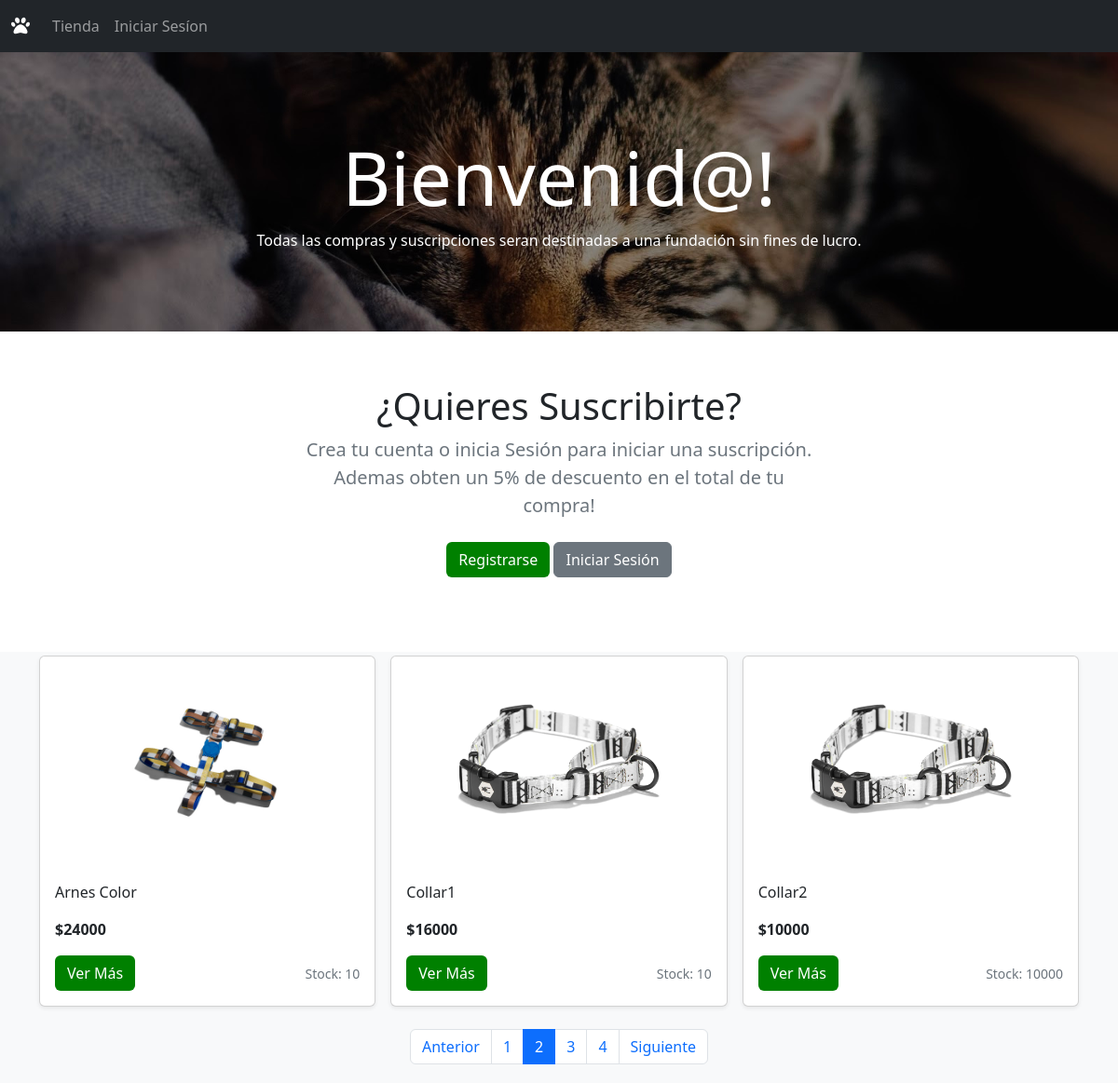
Screenshot of /?page=2 with the database file from the repository.
### core/models.py (models this page shows, shortened)
class Producto(models.Model):
    nombre = models.CharField(max_length=50)
    precio = models.IntegerField()
    stock = models.IntegerField()
    descripcion = models.CharField(max_length=250)
    tipo = models.ForeignKey(TipoProducto, on_delete=models.CASCADE)
    fecha = models.DateField()
    imagen = models.ImageField(null=True, blank=True)
    vigente = models.BooleanField()

### core/views.py (the view)
# urls.py: path('', index, name="index"),
def index(request):
    productosAll = Producto.objects.all() # SELECT * FROM producto
    page = request.GET.get('page', 1) # OBTENEMOS LA VARIABLE DE LA URL, SI NO EXISTE NADA DEVUELVE 1
    try:
        paginator = Paginator(productosAll, 3)
        productosAll = paginator.page(page)
    except:
        raise Http404
    data = {
        'listado': productosAll,
        'paginator': paginator
    }
    return render(request, 'core/index.html', data)

### core/templates/core/index.html (shortened to what this page needs)
{% extends 'core/base.html' %}
{% load static%}
{% block contenido %}
<div class="container-fluid suscribir fondo d-flex flex-column justify-content-center align-items-center">
  <div class="text-center text-white">
    {% if user.is_authenticated %}
    <h1 class="display-1">
      Bienvenid@! {{ user.username }}
    </h1>
    {% else %}
    <h1 class="display-1">
      Bienvenid@!
    </h1>
    {% endif %}
    <div>Todas las compras y suscripciones seran destinadas a una fundación sin fines de lucro.</div>
  </div>
</div>
<section class="py-2 text-center container">
  <div class="row py-lg-5">
    <div class="col-lg-6 col-md-8 mx-auto">
      <h1 class="fw-light">¿Quieres Suscribirte?</h1>
      <p class="lead text-muted">Crea tu cuenta o inicia Sesión para iniciar una suscripción.
        Ademas obten un 5% de descuento en el total de tu compra!
      </p>
      <p>
        {% if user.is_authenticated %}
        <a href="{% url 'miSuscripcion' %}" class="btn btn-verde my-1">Suscribirse</a>
        {% else %}
        <a href="{% url 'registro' %}" class="btn btn-verde my-1">Registrarse</a>
        <a href="{% url 'login' %}" class="btn btn-secondary my-2">Iniciar Sesión</a>
        {% endif %}
      </p>
    </div>
  </div>
</section>
<div class="album py-1 bg-light">
  <div class="container">
    <div class="row row-cols-1 row-cols-sm-2 row-cols-md-3 g-3">
      {% for prod in listado %}
        {% if prod.stock > 0 %}
          <div class="col">
            <div class="card shadow-sm">
              {% if prod.imagen %}
              <img src="{{ prod.imagen.url }}" class="responsive" width="100%" height="225">
              {% else %}
              <img src="{% static 'core/img/dog_light_icon.png' %}" class="responsive" width="100%" height="225">
              {% endif %}
              <div class="card-body">
                <p class="card-text">{{ prod.nombre }}</p>
                <p class="card-text fw-bold">${{ prod.precio }}</p>
                <div class="d-flex justify-content-between align-items-center">
                  <div class="btn-group">
                    {% if user.is_authenticated %}
                      <a href="{% url 'producto' prod.id %}" class="btn btn-verde">Ver Más</a>
                    {% else %}
                      <a href="{% url 'producto' prod.id %}" class="btn btn-verde">Ver Más</a>
                    {% endif %}
                  </div>
                  <small class="text-muted">Stock: {{ prod.stock }}</small>
                </div>
              </div>
            </div>
          </div>
        {% endif %}
      {% endfor %}
    </div>
    <br>
    {% include 'core/paginator.html' %}
  </div>
</div>
{% endblock %}

### core/static/core/css/style.css (style rules this page uses)
.suscribir { background: url(../img/IMG-4360.jpg); background-size: cover; background-position: center; height: 300px; }
.btn-verde { background-color: green; color: white; }
.responsive { width: 100%; max-width: 225px; height: auto; display: block; margin-left: auto; margin-right: auto; }

### rows the page displays
Producto: imagen (picture), nombre "Arnes Color", precio "24000", stock "10"
Producto: imagen (picture), nombre "Collar1", precio "16000", stock "10"
Producto: imagen (picture), nombre "Collar2", precio "10000", stock "10000"

### other values shown
{{ page }} "1" "2" "3" "4"
